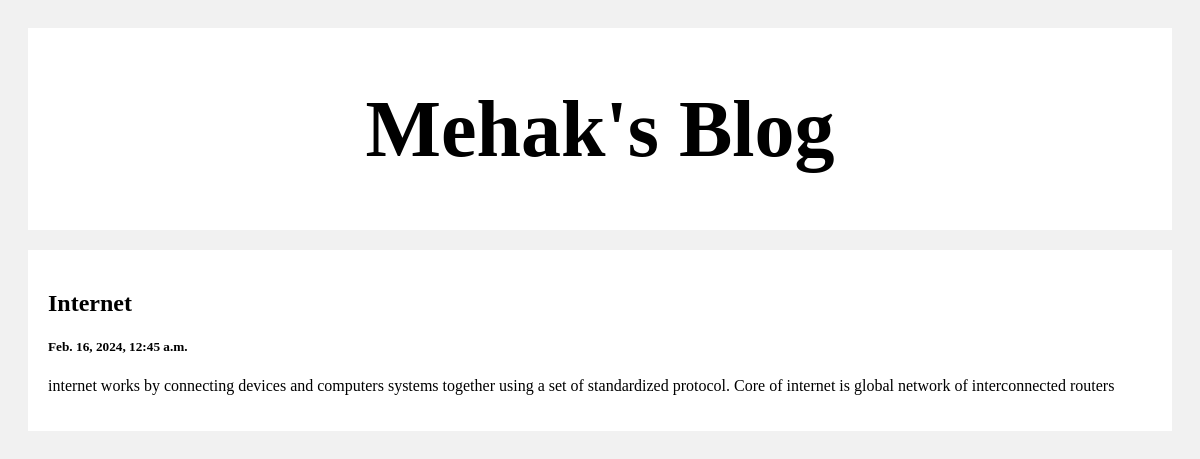
The app's page /post/1/ with its own data.
### posts/models.py (models this page shows)
class post(models.Model):
    from datetime import datetime
    title=models.CharField(max_length=100)
    body=models.CharField(max_length=100000)
    created_at=models.DateTimeField(default=datetime.now, blank=True)

### posts/views.py (the view)
# urls.py: path('post/<int:pk>/', views.post_detail, name='post_detail'),
def post_detail(request, pk):
    posts = post.objects.get(id=pk)
    return render(request, 'post_detail.html', {'post': posts})

### templates/post_detail.html (shortened to what this page needs)
<!DOCTYPE html>
<html lang="en">
<head>
</head>
<body>
    <div class="header">
        <h1>Mehak's Blog</h1>
    </div>
    <div class="row">
    <div class="leftcol">
            <div class="card">
                <h2>{{post.title}}</h2>
                <h5>{{post.created_at}}</h5>
                <p>{{post.body}}</p>
    </div>
    </div>
    </div>
</body>
</html>

### templates/post_detail.html (style rules this page uses)
* { box-sizing: border-box; }
body { padding: 20px; background: #f1f1f1; }
.header { padding: 2px; font-size: 40px; text-align: center; background: white; }
.leftcol { float: left; width: 100%; }
.card { background-color: white; padding: 20px; margin-top: 20px; }
.row:after { content: ""; display: table; clear: both; }

### records on screen
post: title "Internet", created_at "Feb. 16, 2024, 12:45 a.m.", body "internet works by connecting devices and computers systems together using a set of standardized protocol. Core of internet is global network of interconnected routers"
